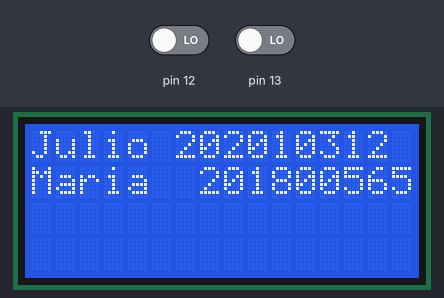
Bench run of a sketch on a simulated Arduino Uno, built with avr-gcc and run on an emulated ATmega328P. Shown: 16×4 character LCD. Inputs (shaded band) come from the test bench; at power-on: pin 13 LOW, pin 12 LOW.

Above: at 0.6 s.
At 15.2 s:
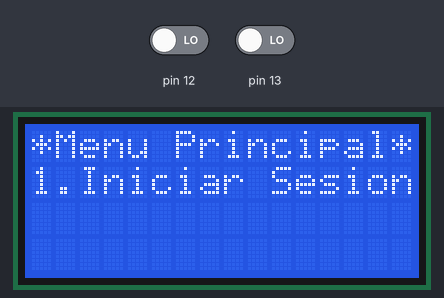
15.3 s: pin 13 driven HIGH
At 17.6 s:
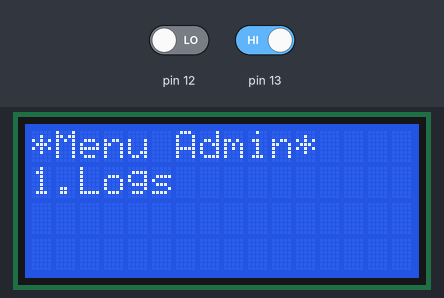
21.6 s: pin 12 driven HIGH
At 25.4 s:
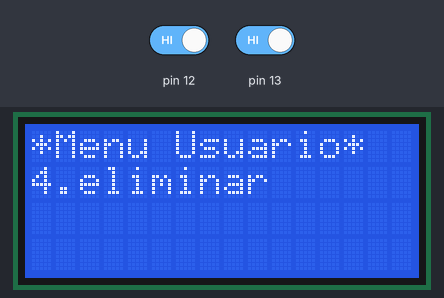
Timing chart, 0 to 26.9 s (numbered marks = the images above; inputs shaded):
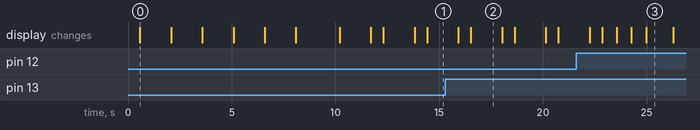

The sketch:

Arduino.ino
```cpp
#include <LiquidCrystal.h>

LiquidCrystal pantalla(14,15,16,17,18,19);

void setup() {
  // put your setup code here, to run once:
  pantalla.begin(16,4);
  pantalla.setCursor(0,0);
  pinMode(13,INPUT);
  pinMode(12,INPUT);
  //pantalla.print("Julio 202010312");
  //pantalla.setCursor(0,1);
  //pantalla.print("Isabel 12121212");
  //pantalla.setCursor(0,0);
  //pantalla.clear();
  //pantalla.print("hola hola");

}

String opciones[4] = {"1.Ingreso","2.Retiro","3.Cerrar sesion","4.eliminar"};
String nombres[5] = {"Julio","Maria ","Karen","Cris.","Derek"};
String carne[5] = {"202010312","201800565","201900603","202010995","202010825"};
int repeticiones = 2;
int elementosPorIteracion = 2;
int indice = 0;
void secuenciaInicial(){
for (int i = 0; i < repeticiones; i++) {
    // Imprimir nombres y carnés de 4 en 4
    for (int j = 0; j < 5; j += elementosPorIteracion) {
      pantalla.clear();  // Limpiar la pantalla antes de imprimir los siguientes nombres
      for (int k = 0; k < elementosPorIteracion; k++) {
        indice = j + k;
        if (indice < 5) {
          pantalla.setCursor(0, k);
          pantalla.print(nombres[indice] + " " + carne[indice]);
        }
      }
      delay(1500);  // Esperar 2 segundos antes de pasar al siguiente grupo de nombres
    indice = 0;
    }
  }
}

void MenuPrincipal(){
  pantalla.setCursor(0,0);
  delay(100);
  pantalla.print("*Menu Principal*");
  pantalla.setCursor(0,1);
  pantalla.print("1.Iniciar Sesion");
  delay(1500);
  pantalla.clear();
  pantalla.setCursor(0,0);
  pantalla.print("*Menu Principal*");
  pantalla.setCursor(0,1);
  pantalla.print("2.Registro");
}


void MenuAdmin(){
  pantalla.setCursor(0,0);
  delay(100);
  pantalla.clear();
  pantalla.print("*Menu Admin*");
  pantalla.setCursor(0,1);
  pantalla.print("1.Logs");
  pantalla.setCursor(0,1);
  delay(1500);
  pantalla.print("2.Estado del si.");
  }


void menuUsuarios(){
  pantalla.setCursor(0,0);
  delay(100);
  for(int i = 0; i < 4; i++){
    pantalla.clear();
    pantalla.setCursor(0,0);
    pantalla.print("*Menu Usuario*");
    pantalla.setCursor(0,1);
    pantalla.print(opciones[i]);
    delay(700);
    }

  }

int  prueba = 1;
void loop() {
  if(digitalRead(13) == HIGH){
    prueba = 3;
    }
  if(digitalRead(12) == HIGH){
    prueba = 4;
    }
  delay(500);
  if(prueba == 1){
      secuenciaInicial();
      delay(500);
      prueba = 2;
    }
   if(prueba == 2){
      MenuPrincipal();
   }
   if(prueba == 3){
    MenuAdmin();
    }
   if(prueba == 4){
    menuUsuarios();
    }
}
```

Measured:
- after the input at 15.3 s, the display: first differs from a run without the input after 1.2 s (image 2)
- after the input at 21.6 s, the display: first differs from a run without the input after 1.3 s (image 3 shows a later state)
- what the display in image 0 shows lasts 1.5 s, from 0.6 s to 2.1 s
